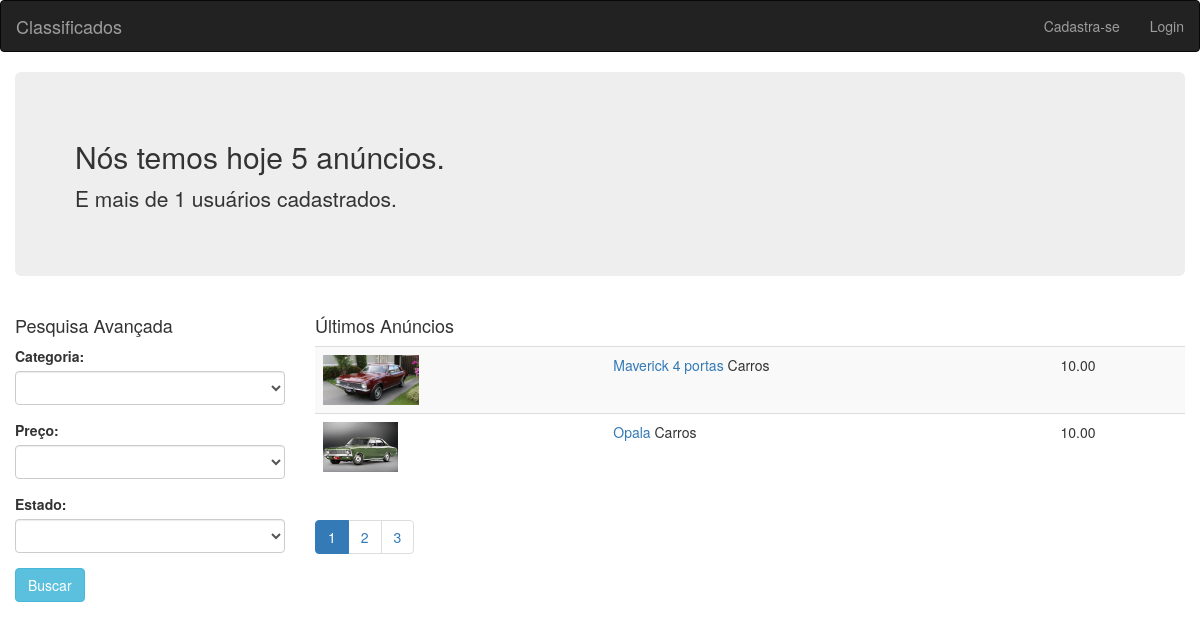
The page / on the database its author committed.
### tables this page shows
CREATE TABLE `anuncios` (
  `id` int(11) UNSIGNED NOT NULL,
  `id_usuario` int(11) NOT NULL,
  `id_categoria` int(11) NOT NULL,
  `titulo` varchar(100) DEFAULT NULL,
  `descricao` text DEFAULT NULL,
  `valor` float DEFAULT NULL,
  `estado` int(11) DEFAULT NULL
);

### classes/anuncios.class.php (called while the page is built, shortened)
<?php
class Anuncios {
    public function getTotalAnuncios($filtros) {
        global $pdo;
        $filtrostring = array("1=1");
        $sql = $pdo->prepare("SELECT COUNT(*) AS c FROM anuncios WHERE " . implode(' AND ', $filtrostring));
        $sql->execute();
        $row = $sql->fetch();
        return $row['c'];
    }
    public function getUltimosAnuncios($pagina, $porPagina, $filtros) {
        global $pdo;
        $offset = ($pagina - 1) * $porPagina;
        $array = array();
        $filtrostring = array("1=1");
        $sql = $pdo->prepare("SELECT *,
        (select anuncios_imagens.url from anuncios_imagens where anuncios_imagens.id_anuncio = anuncios.id limit 1) as url,
        (select categorias.nome from categorias where categorias.id = anuncios.id_categoria) as categoria
        FROM anuncios WHERE " . implode(' AND ', $filtrostring) . "
        ORDER BY id DESC
        LIMIT $offset, $porPagina;");
        $sql->execute();
        if ($sql->rowCount() > 0) {
            $array = $sql->fetchAll();
        }
        return $array;
    }
}

### classes/usuarios.class.php (called while the page is built, shortened)
<?php
class Usuarios
{
    public function getTotalUsuarios() {
        global $pdo;
        $sql = $pdo->query("SELECT COUNT(*) AS c FROM usuarios");
        $row = $sql->fetch();
        return $row['c'];
    }
}

### classes/categorias.class.php (called while the page is built)
<?php
class Categorias {
    public function getLista() {
        $array = array();
        global $pdo;
        $sql = $pdo->query("SELECT * FROM categorias");
        if ($sql->rowCount() > 0) {
            $array = $sql->fetchAll();
        }
        return $array;
    }
}

### index.php (the view, shortened to what this page needs)
<?php require "pages/header.php"; ?>
<?php
require_once "classes/anuncios.class.php";
require_once "classes/usuarios.class.php";
require_once "classes/categorias.class.php";
$a = new Anuncios();
$u = new Usuarios();
$c = new Categorias();
$filtros = array(
    "categoria" => "",
    "preco" => "",
    "estado" => ""
);
$total_anuncios = $a->getTotalAnuncios($filtros);
$total_usuarios = $u->getTotalUsuarios();
$categorias = $c->getLista();
$pagina = 1;
$por_pagina = 2;
$total_paginas = ceil($total_anuncios / $por_pagina);
$anuncios = $a->getUltimosAnuncios($pagina, $por_pagina, $filtros);
?>
<div class="container-fluid">
    <div class="jumbotron">
        <h2>Nós temos hoje <?php echo $total_anuncios; ?> anúncios.</h2>
        <p>E mais de <?php echo $total_usuarios; ?> usuários cadastrados.</p>
    </div>
    <div class="row">
        <div class="col-sm-3">
            <h4>Pesquisa Avançada</h4>
            <form method="GET">
                <div class="form-group">
                    <label for="categoria">Categoria:</label>
                    <select name="filtros[categoria]" id="categoria" class="form-control">
                        <option></option>
                        <?php foreach ($categorias as $categoria) : ?>
                            <option value="<?php echo $categoria["id"]; ?>" <?php echo ($categoria["id"] == $filtros["categoria"]) ? 'selected=' : '' ?>><?php echo $categoria["nome"]; ?></option>
                        <?php endforeach; ?>
                    </select>
                </div>
                <div class="form-group">
                    <label for="preco">Preço:</label>
                    <select name="filtros[preco]" id="preco" class="form-control">
                        <option></option>
                        <option value="0-50" <?php echo ($filtros["preco"] == '0-50') ? 'selected=' : '' ?>>R$ 0 - 50</option>
                    </select>
                </div>
                <div class="form-group">
                    <label for="estado">Estado:</label>
                    <select name="filtros[estado]" id="estado" class="form-control">
                        <option></option>
                        <option value="0" <?php echo ($filtros["estado"] == '0') ? 'selected=' : '' ?>>Ruim</option>
                    </select>
                </div>
                <div class="form-group">
                    <input type="submit" class="btn btn-info" value="Buscar" />
                </div>
            </form>
        </div>
        <div class="col-sm-9">
            <h4>Últimos Anúncios</h4>
            <table class="table table-striped">
                <tbody>
                    <?php foreach ($anuncios as $anuncio) : ?>
                        <tr>
                            <td>
                                <?php if (!empty($anuncio["url"])) : ?>
                                    <img src="assets/images/anuncios/<?php echo $anuncio["url"]; ?>" height="50" />
                                <?php else : ?>
                                    <img src="assets/images/anuncios/default.png" height="50" />
                                <?php endif; ?>
                            </td>
                            <td>
                                <a href="produto.php?id=<?php echo $anuncio["id"]; ?>"><?php echo $anuncio["titulo"]; ?></a>
                                <?php echo $anuncio["categoria"]; ?>
                            </td>
                            <td>
                                <?php echo number_format($anuncio["valor"], 2); ?>
                            </td>
                        </tr>
                    <?php endforeach; ?>
                </tbody>
            </table>
            <ul class="pagination">
                <?php for ($q = 1; $q <= $total_paginas; $q++) : ?>
                    <li class="<?php echo ($pagina == $q) ? 'active' : ''; ?>">
                        <a href="index.php?
                        <?php
                        $w = $_GET;
                        $w["p"] = $q;
                        echo http_build_query($w);
                        ?>">
                            <?php echo $q; ?>
                        </a>
                    </li>
                <?php endfor; ?>
            </ul>
        </div>
    </div>
</div>
<?php require "pages/footer.php"; ?>

### rows shown on the page
anuncios: shows a picture, titulo "Maverick 4 portas", categoria "Carros", valor "10.00"
anuncios: shows a picture, titulo "Opala", categoria "Carros", valor "10.00"

### other values the page prints
$total_anuncios "5"
$total_usuarios "1"
